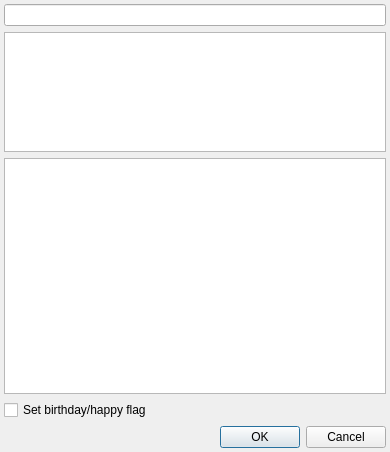
<?xml version="1.0" encoding="UTF-8"?>
<ui version="4.0">
 <class>statusDialogClass</class>
 <widget class="QDialog" name="statusDialogClass">
  <property name="geometry">
   <rect>
    <x>0</x>
    <y>0</y>
    <width>390</width>
    <height>452</height>
   </rect>
  </property>
  <property name="windowTitle">
   <string>Custom status</string>
  </property>
  <property name="windowIcon">
   <iconset>
    <normaloff>:/icons/crystal_project/statuses.png</normaloff>:/icons/crystal_project/statuses.png</iconset>
  </property>
  <layout class="QGridLayout">
   <property name="margin">
    <number>4</number>
   </property>
   <item row="0" column="0" colspan="2">
    <widget class="QLineEdit" name="captionEdit">
     <property name="maxLength">
      <number>30</number>
     </property>
    </widget>
   </item>
   <item row="1" column="0" colspan="2">
    <widget class="QTextEdit" name="awayEdit">
     <property name="sizePolicy">
      <sizepolicy hsizetype="Expanding" vsizetype="Expanding">
       <horstretch>0</horstretch>
       <verstretch>0</verstretch>
      </sizepolicy>
     </property>
     <property name="minimumSize">
      <size>
       <width>0</width>
       <height>60</height>
      </size>
     </property>
     <property name="maximumSize">
      <size>
       <width>16777215</width>
       <height>120</height>
      </size>
     </property>
     <property name="verticalScrollBarPolicy">
      <enum>Qt::ScrollBarAsNeeded</enum>
     </property>
     <property name="horizontalScrollBarPolicy">
      <enum>Qt::ScrollBarAlwaysOff</enum>
     </property>
     <property name="tabChangesFocus">
      <bool>true</bool>
     </property>
    </widget>
   </item>
   <item row="2" column="0" colspan="2">
    <widget class="QListWidget" name="iconList">
     <property name="sizePolicy">
      <sizepolicy hsizetype="Expanding" vsizetype="Expanding">
       <horstretch>0</horstretch>
       <verstretch>0</verstretch>
      </sizepolicy>
     </property>
     <property name="showDropIndicator" stdset="0">
      <bool>false</bool>
     </property>
     <property name="dragDropMode">
      <enum>QAbstractItemView::NoDragDrop</enum>
     </property>
     <property name="movement">
      <enum>QListView::Static</enum>
     </property>
     <property name="resizeMode">
      <enum>QListView::Adjust</enum>
     </property>
     <property name="spacing">
      <number>5</number>
     </property>
     <property name="viewMode">
      <enum>QListView::IconMode</enum>
     </property>
    </widget>
   </item>
   <item row="3" column="0" colspan="2">
    <widget class="QCheckBox" name="birthBox">
     <property name="sizePolicy">
      <sizepolicy hsizetype="MinimumExpanding" vsizetype="Fixed">
       <horstretch>0</horstretch>
       <verstretch>0</verstretch>
      </sizepolicy>
     </property>
     <property name="text">
      <string>Set birthday/happy flag</string>
     </property>
    </widget>
   </item>
   <item row="4" column="0" colspan="2">
    <widget class="QDialogButtonBox" name="buttonBox">
     <property name="standardButtons">
      <set>QDialogButtonBox::Cancel|QDialogButtonBox::Ok</set>
     </property>
    </widget>
   </item>
  </layout>
 </widget>
 <layoutdefault spacing="6" margin="11"/>
 <resources/>
 <connections>
  <connection>
   <sender>buttonBox</sender>
   <signal>accepted()</signal>
   <receiver>statusDialogClass</receiver>
   <slot>accept()</slot>
   <hints>
    <hint type="sourcelabel">
     <x>163</x>
     <y>380</y>
    </hint>
    <hint type="destinationlabel">
     <x>163</x>
     <y>198</y>
    </hint>
   </hints>
  </connection>
  <connection>
   <sender>buttonBox</sender>
   <signal>rejected()</signal>
   <receiver>statusDialogClass</receiver>
   <slot>reject()</slot>
   <hints>
    <hint type="sourcelabel">
     <x>163</x>
     <y>380</y>
    </hint>
    <hint type="destinationlabel">
     <x>163</x>
     <y>198</y>
    </hint>
   </hints>
  </connection>
 </connections>
</ui>
